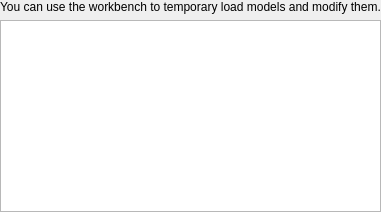
<?xml version="1.0" encoding="UTF-8"?>
<ui version="4.0">
 <class>CDbModelWorkbenchComponent</class>
 <widget class="QFrame" name="CDbModelWorkbenchComponent">
  <property name="windowTitle">
   <string>Frame</string>
  </property>
  <layout class="QVBoxLayout" name="vl_WorkbenchComponent">
   <property name="leftMargin">
    <number>0</number>
   </property>
   <property name="topMargin">
    <number>0</number>
   </property>
   <property name="rightMargin">
    <number>0</number>
   </property>
   <property name="bottomMargin">
    <number>0</number>
   </property>
   <item>
    <widget class="QLabel" name="lbl_Workbench">
     <property name="text">
      <string>You can use the workbench to temporary load models and modify them.</string>
     </property>
    </widget>
   </item>
   <item>
    <widget class="BlackGui::Views::CAircraftModelView" name="tvp_Models">
     <property name="selectionBehavior">
      <enum>QAbstractItemView::SelectRows</enum>
     </property>
     <attribute name="verticalHeaderVisible">
      <bool>false</bool>
     </attribute>
    </widget>
   </item>
  </layout>
 </widget>
 <customwidgets>
  <customwidget>
   <class>BlackGui::Views::CAircraftModelView</class>
   <extends>QTableView</extends>
   <header>blackgui/views/aircraftmodelview.h</header>
  </customwidget>
 </customwidgets>
 <resources/>
 <connections/>
</ui>
